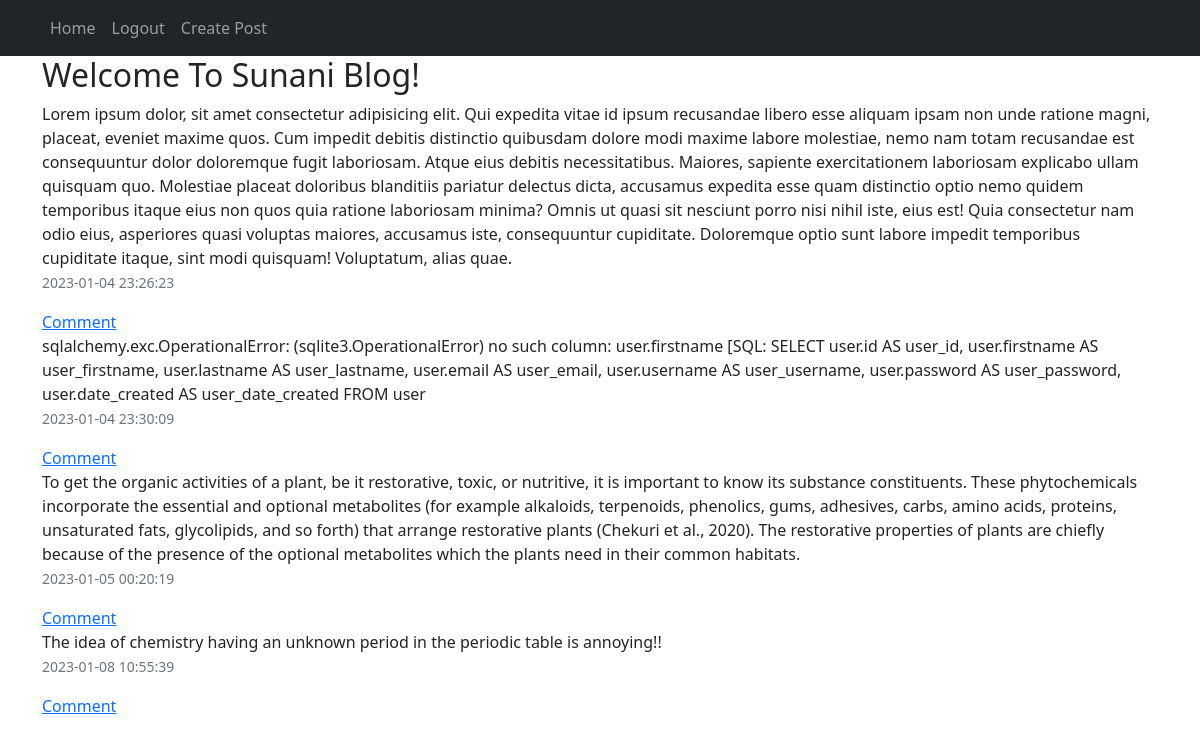
/home (signed in), run on the app's committed database.
### model/models.py (models this page shows)
class User(db.Model, UserMixin):
    id = db.Column(db.Integer, primary_key=True)
    firstname = db.Column(db.String(150), unique=True)
    lastname = db.Column(db.String(150), unique=True)
    email = db.Column(db.String(150), unique=True)
    username = db.Column(db.String(150), unique=True)
    password = db.Column(db.String(150))
    date_created = db.Column(db.DateTime(timezone=True), default=func.now())
    posts = db.relationship('Post', backref='user', passive_deletes=True)
    comments = db.relationship('Comment', backref='user', passive_deletes=True)
    likes = db.relationship('Like', backref='user', passive_deletes=True)

class Post(db.Model):
    id = db.Column(db.Integer, primary_key=True)
    text = db.Column(db.Text, nullable=False)
    date_created = db.Column(db.DateTime(timezone=True), default=func.now())
    author = db.Column(db.Integer, db.ForeignKey(
        'user.id', ondelete="CASCADE"), nullable=False)
    comments = db.relationship('Comment', backref='post', passive_deletes=True)
    likes = db.relationship('Like', backref='post', passive_deletes=True)

### routes/views.py (the view)
@views.route("/")
@views.route("/home")
def home():
    posts = Post.query.all()
    return render_template("home.html", user=current_user, posts=posts)

### app.py (called while the page is built)
def create_app():
    app.config['SQLALCHEMY_TRACK_MODIFICATION']=True
    app.config['SQLALCHEMY_DATABASE_URI'] = f'sqlite:///{DB_NAME}'
    app.config['SECRET_KEY'] = "helloworld"
    db.init_app(app)
    login_manager.login_view = "auth.login"
    login_manager.init_app(app)
    @login_manager.user_loader
    def load_user(id):
        return User.query.get(int(id))
    with app.app_context():
        db.create_all()
    app.register_blueprint(views, url_prefix="/")
    app.register_blueprint(auth, url_prefix="/")
    return app

### templates/home.html (shortened to what this page needs)
 {% extends "base.html" %}
 {% block content  %}
 {%if current_user.is_authenticated  %}
    <h2>Welcome To {{ current_user.username }} Blog!</h2>
{% endif %}
    {% for post in posts  %}
    <p>
        {{ post.text }} <br>
        <small class='text-muted'>
            {{ post.date_created }}
        </small>
    </p>
    <a href='/posts/{{ post.id }}/'>
        Comment
    </a>
    {% endfor %}
 {% endblock %}

### data on the page
User: username "Sunani"
Post: text "Lorem ipsum dolor, sit amet consectetur adipisicing elit. Qui expedita vitae id ipsum recusandae libero esse aliquam ipsam non unde ratione magni, placeat, eveniet maxime quos. Cum impedit debitis distinctio quibusdam dolore modi maxime labore molestiae, nemo nam totam recusandae est consequuntur dolor doloremque fugit laboriosam. Atque eius debitis necessitatibus. Maiores, sapiente exercitationem laboriosam explicabo ullam quisquam quo. Molestiae placeat doloribus blanditiis pariatur delectus dicta, accusamus expedita esse quam distinctio optio nemo quidem temporibus itaque eius non quos quia ratione laboriosam minima? Omnis ut quasi sit nesciunt porro nisi nihil iste, eius est! Quia…", date_created "2023-01-04 23:26:23"
Post: text "sqlalchemy.exc.OperationalError: (sqlite3.OperationalError) no such column: user.firstname [SQL: SELECT user.id AS user_id, user.firstname AS user_firstname, user.lastname AS user_lastname, user.email AS user_email, user.username AS user_username, user.password AS user_password, user.date_created AS user_date_created FROM user", date_created "2023-01-04 23:30:09"
Post: text "To get the organic activities of a plant, be it restorative, toxic, or nutritive, it is important to know its substance constituents. These phytochemicals incorporate the essential and optional metabolites (for example alkaloids, terpenoids, phenolics, gums, adhesives, carbs, amino acids, proteins, unsaturated fats, glycolipids, and so forth) that arrange restorative plants (Chekuri et al., 2020). The restorative properties of plants are chiefly because of the presence of the optional metabolites which the plants need in their common habitats.", date_created "2023-01-05 00:20:19"
Post: text "The idea of chemistry having an unknown period in the periodic table is annoying!!", date_created "2023-01-08 10:55:39"
